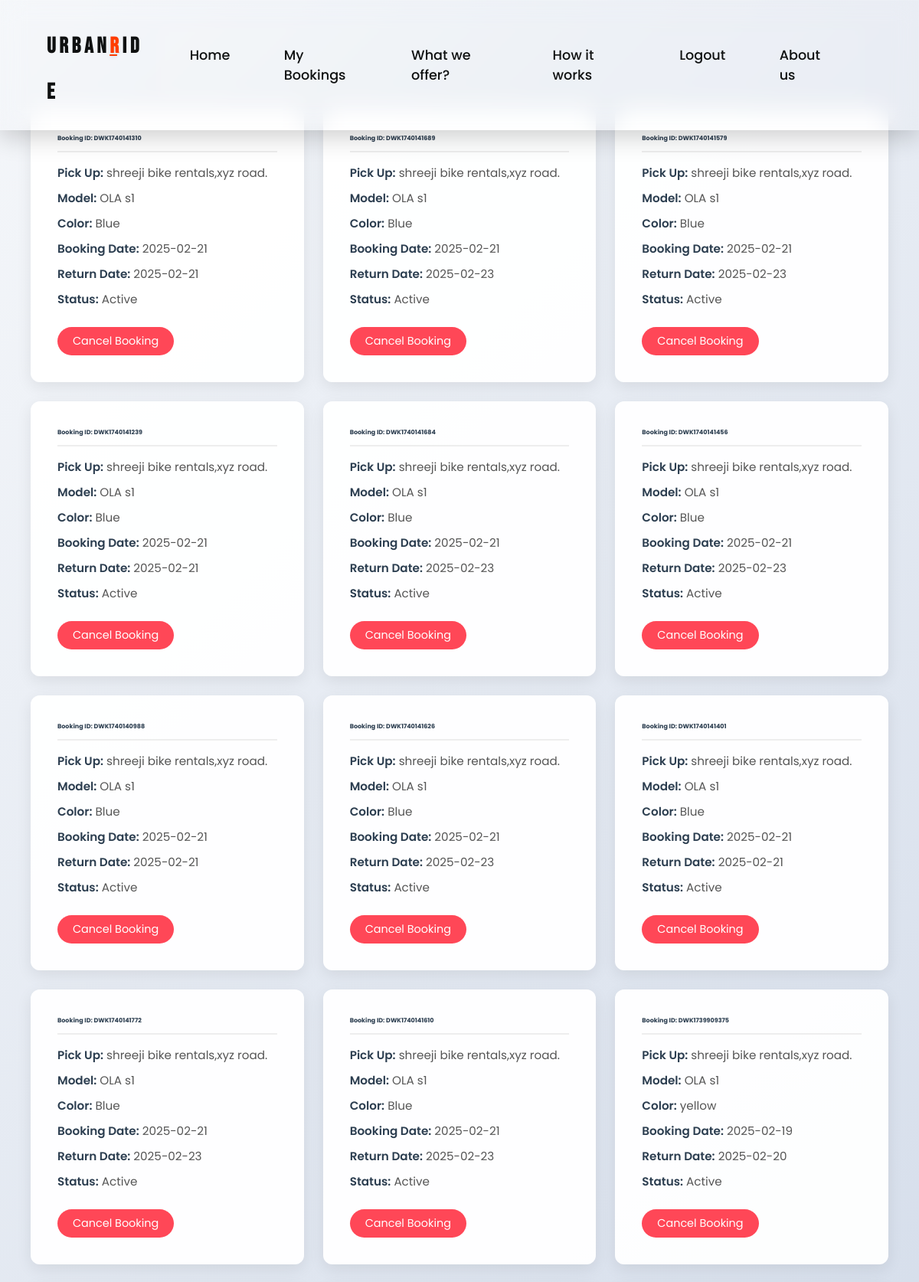
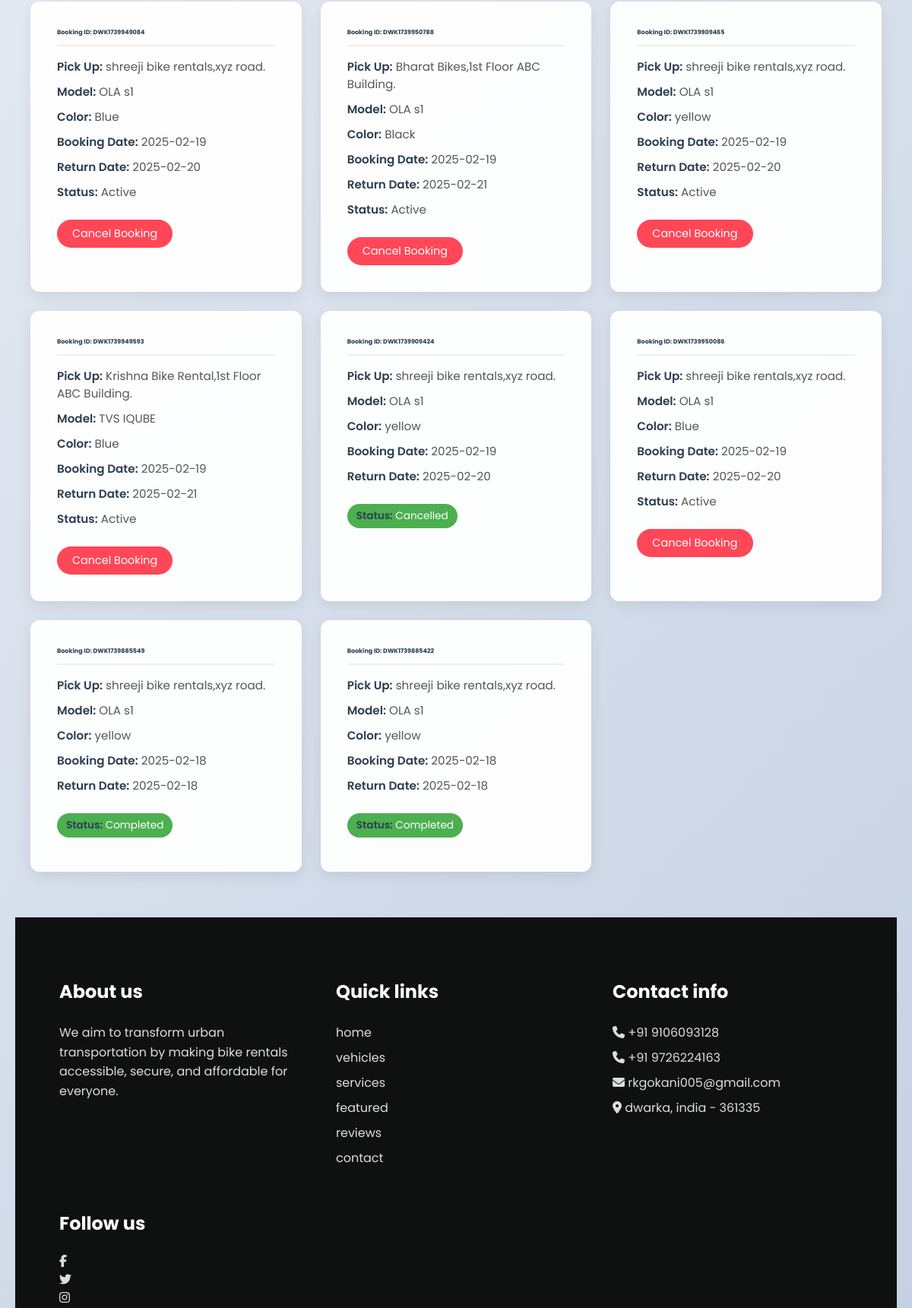
The app's page /my_bookings.php (signed in, upper part) with its own data (2 pictures, top to bottom).
### tables this page shows
CREATE TABLE `abookings` (
  `id` varchar(255) NOT NULL,
  `sr_no` int(11) NOT NULL,
  `user_id` int(11) NOT NULL,
  `bike_id` varchar(225) NOT NULL,
  `booking_date` date NOT NULL,
  `return_date` date NOT NULL,
  `total_price` decimal(10,2) NOT NULL,
  `name` text NOT NULL,
  `age` int(100) NOT NULL,
  `idProof` varchar(255) NOT NULL,
  `mobile` varchar(255) NOT NULL,
  `email` varchar(255) NOT NULL,
  `paymentMethod` varchar(255) NOT NULL,
  `booking_status` enum('active','cancelled','completed') NOT NULL DEFAULT 'active',
  `booking_id` varchar(20) NOT NULL,
  `pick_up_time` time NOT NULL,
  `drop_off_time` time NOT NULL,
  `payment_id` varchar(255) DEFAULT NULL,
  `transaction_id` varchar(255) DEFAULT NULL,
  `payment_status` enum('pending','success','failed') DEFAULT 'pending',
  `paymentStatus` varchar(20) DEFAULT 'PENDING',
  `merchantTransactionId` varchar(50) DEFAULT NULL
);

CREATE TABLE `abike` (
  `id` varchar(255) NOT NULL,
  `address` varchar(255) NOT NULL,
  `model` varchar(100) DEFAULT NULL,
  `color` varchar(50) DEFAULT NULL,
  `deposite` varchar(50) DEFAULT NULL,
  `price_per_day` int(11) DEFAULT 500,
  `image` varchar(255) DEFAULT NULL,
  `status` enum('active','inactive','booked') DEFAULT 'active',
  `name` varchar(255) NOT NULL
);

### my_bookings.php (the view, shortened to what this page needs)
<?php
require 'includes/header.php';
$servername = "localhost";
$username = "root";
$password = "";
$dbname = "dwk";
$conn = new mysqli($servername, $username, $password, $dbname);
$user_id = $_SESSION['user_id'];
$sql = "SELECT a.booking_id, b.model, b.color, b.address,
               a.booking_date, a.return_date, a.booking_status
        FROM abookings a
        JOIN abike b ON a.bike_id = b.id
        WHERE a.user_id = ?
        ORDER BY a.booking_date DESC";
$stmt = $conn->prepare($sql);
$stmt->bind_param("i", $user_id);
$stmt->execute();
$result = $stmt->get_result();
?>
<!DOCTYPE html>
<html lang="en">
<head>
</head>
<body>
    <div class="bookings-container">
        <?php if ($result->num_rows > 0): ?>
            <?php while ($row = $result->fetch_assoc()): ?>
                <div class="booking-card">
                    <h3>Booking ID: <?= htmlspecialchars($row['booking_id']) ?></h3>
                    <p><strong>Pick Up:</strong> <?= htmlspecialchars($row['address']) ?></p>
                    <p><strong>Model:</strong> <?= htmlspecialchars($row['model']) ?></p>
                    <p><strong>Color:</strong> <?= htmlspecialchars($row['color']) ?></p>
                    <p><strong>Booking Date:</strong> <?= htmlspecialchars($row['booking_date']) ?></p>
                    <p><strong>Return Date:</strong> <?= htmlspecialchars($row['return_date']) ?></p>
                    <p><strong>Status:</strong> <span data-status="<?= strtolower(htmlspecialchars($row['booking_status'])) ?>"><?= ucfirst(htmlspecialchars($row['booking_status'])) ?></span></p>
                    <?php if (strtolower($row['booking_status']) === 'active'): ?>
                        <form action="new_cancel.php" method="POST" style="display: inline;">
                            <button type="submit" class="btn-cancel" onclick="return confirm('Are you sure you want to cancel this booking?');">Cancel Booking</button>
                        </form>
                    <?php endif; ?>
                </div>
            <?php endwhile; ?>
        <?php else: ?>
            <p class="empty-state">You have no bookings yet.</p>
        <?php endif; ?>
    </div>
    <?php require 'includes/footer.php';?>
</body>
</html>

### css/style.css (style rules this page uses)
:root { --primary: #FF4D01; --primary-glow: rgba(255, 77, 1, 0.4); --secondary: #2D3436; --dark: #0F1111; --light: #F8F9FA; --glass: rgba(255, 255, 255, 0.08); --glass-border: rgba(255, 255, 255, 0.15); --glass-shadow: 0 8px 32px 0 rgba(0, 0, 0, 0.37); --gradient: linear-gradient(135deg, #FF4D01 0%, #FF8A00 100%); --font-heading: 'Outfit', sans-serif; --font-body: 'Inter', sans-serif; --primary-color: var(--primary); --dark-color: var(--dark); --light-color: var(--light); --accent-color: var(--primary); }
* { margin: 0; padding: 0; box-sizing: border-box; font-family: var(--font-body); }
body { background: var(--light-color); overflow-x: hidden; }

### my_bookings.php (style rules this page uses)
* { margin: 0; padding: 0; box-sizing: border-box; font-family: 'Poppins', sans-serif; }
body { background: linear-gradient(135deg, #f5f7fa 0%, #c3cfe2 100%); min-height: 100vh; padding: 40px 20px; }
.bookings-container { max-width: 1200px; margin: 80px auto 40px; display: grid; grid-template-columns: repeat(auto-fit, minmax(300px, 1fr)); gap: 25px; padding: 20px; }
.booking-card { background: rgba(255, 255, 255, 0.95); border-radius: 12px; padding: 35px; box-shadow: 0 6px 20px rgba(0, 0, 0, 0.08); transition: transform 0.3s ease, box-shadow 0.3s ease; animation: fadeInUp 0.6s ease forwards; opacity: 0; }
.booking-card h3 { color: #2c3e50; margin-bottom: 15px; font-size: 0.5em; border-bottom: 2px solid #eee; padding-bottom: 10px; }
.booking-card p { margin: 10px 0; color: #555; font-size: 0.95em; }
.booking-card p strong { color: #2c3e50; font-weight: 600; }
.btn-cancel { background: #ff4757; color: white; border: none; padding: 8px 20px; border-radius: 25px; cursor: pointer; transition: all 0.3s ease; margin-top: 15px; font-size: 0.9em; }
.booking-card:nth-child(1) { animation-delay: 0.3s; }
.booking-card:nth-child(2) { animation-delay: 0.5s; }
.booking-card:nth-child(3) { animation-delay: 0.7s; }
.booking-card:nth-child(n+4) { animation-delay: 0.8s; }
.booking-card p:last-child { margin-top: 15px; padding: 6px 12px; background: #4CAF50; color: white; border-radius: 20px; display: inline-block; font-size: 0.85em; }

### records on screen
abookings: booking "DWK1740141310", abike.address "shreeji bike rentals,xyz road.", abike.model "OLA s1", abike.color "Blue", booking_date "2025-02-21", return_date "2025-02-21", booking_status "Active"
abookings: booking "DWK1740141689", abike.address "shreeji bike rentals,xyz road.", abike.model "OLA s1", abike.color "Blue", booking_date "2025-02-21", return_date "2025-02-23", booking_status "Active"
abookings: booking "DWK1740141579", abike.address "shreeji bike rentals,xyz road.", abike.model "OLA s1", abike.color "Blue", booking_date "2025-02-21", return_date "2025-02-23", booking_status "Active"
abookings: booking "DWK1740141239", abike.address "shreeji bike rentals,xyz road.", abike.model "OLA s1", abike.color "Blue", booking_date "2025-02-21", return_date "2025-02-21", booking_status "Active"
abookings: booking "DWK1740141684", abike.address "shreeji bike rentals,xyz road.", abike.model "OLA s1", abike.color "Blue", booking_date "2025-02-21", return_date "2025-02-23", booking_status "Active"
abookings: booking "DWK1740141456", abike.address "shreeji bike rentals,xyz road.", abike.model "OLA s1", abike.color "Blue", booking_date "2025-02-21", return_date "2025-02-23", booking_status "Active"
abookings: booking "DWK1740140988", abike.address "shreeji bike rentals,xyz road.", abike.model "OLA s1", abike.color "Blue", booking_date "2025-02-21", return_date "2025-02-21", booking_status "Active"
abookings: booking "DWK1740141626", abike.address "shreeji bike rentals,xyz road.", abike.model "OLA s1", abike.color "Blue", booking_date "2025-02-21", return_date "2025-02-23", booking_status "Active"
abookings: booking "DWK1740141401", abike.address "shreeji bike rentals,xyz road.", abike.model "OLA s1", abike.color "Blue", booking_date "2025-02-21", return_date "2025-02-21", booking_status "Active"
abookings: booking "DWK1740141772", abike.address "shreeji bike rentals,xyz road.", abike.model "OLA s1", abike.color "Blue", booking_date "2025-02-21", return_date "2025-02-23", booking_status "Active"
abookings: booking "DWK1740141610", abike.address "shreeji bike rentals,xyz road.", abike.model "OLA s1", abike.color "Blue", booking_date "2025-02-21", return_date "2025-02-23", booking_status "Active"
abookings: booking "DWK1739909375", abike.address "shreeji bike rentals,xyz road.", abike.model "OLA s1", abike.color "yellow", booking_date "2025-02-19", return_date "2025-02-20", booking_status "Active"
abookings: booking "DWK1739949084", abike.address "shreeji bike rentals,xyz road.", abike.model "OLA s1", abike.color "Blue", booking_date "2025-02-19", return_date "2025-02-20", booking_status "Active"
abookings: booking "DWK1739950788", abike.address "Bharat Bikes,1st Floor ABC Building.", abike.model "OLA s1", abike.color "Black", booking_date "2025-02-19", return_date "2025-02-21", booking_status "Active"
abookings: booking "DWK1739909465", abike.address "shreeji bike rentals,xyz road.", abike.model "OLA s1", abike.color "yellow", booking_date "2025-02-19", return_date "2025-02-20", booking_status "Active"
abookings: booking "DWK1739949593", abike.address "Krishna Bike Rental,1st Floor ABC Building.", abike.model "TVS IQUBE", abike.color "Blue", booking_date "2025-02-19", return_date "2025-02-21", booking_status "Active"
abookings: booking "DWK1739909424", abike.address "shreeji bike rentals,xyz road.", abike.model "OLA s1", abike.color "yellow", booking_date "2025-02-19", return_date "2025-02-20", booking_status "Cancelled"
abookings: booking "DWK1739950086", abike.address "shreeji bike rentals,xyz road.", abike.model "OLA s1", abike.color "Blue", booking_date "2025-02-19", return_date "2025-02-20", booking_status "Active"
abookings: booking "DWK1739885549", abike.address "shreeji bike rentals,xyz road.", abike.model "OLA s1", abike.color "yellow", booking_date "2025-02-18", return_date "2025-02-18", booking_status "Completed"
abookings: booking "DWK1739885422", abike.address "shreeji bike rentals,xyz road.", abike.model "OLA s1", abike.color "yellow", booking_date "2025-02-18", return_date "2025-02-18", booking_status "Completed"
